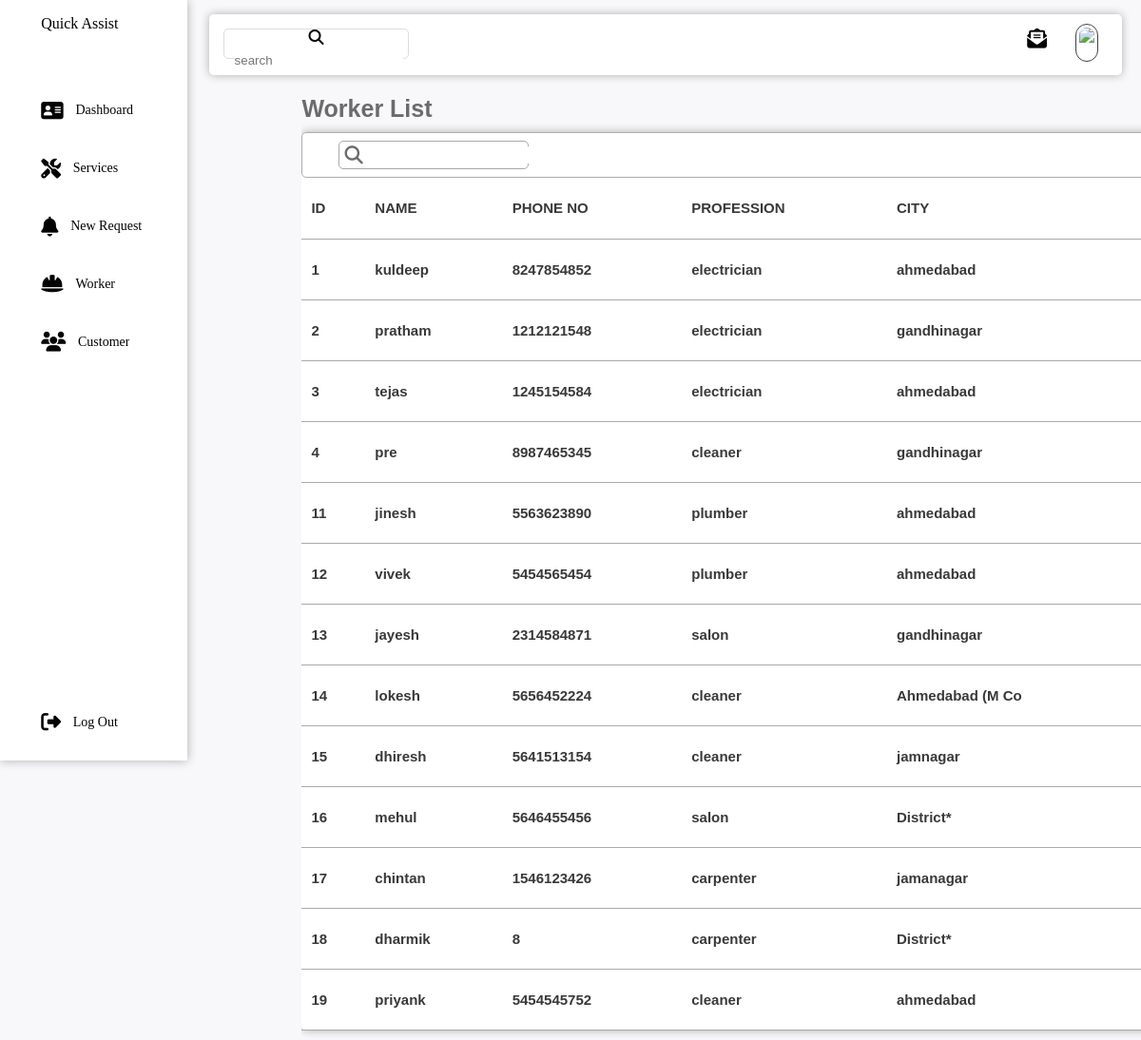
/worker.php, run on the app's committed database.
### tables this page shows
CREATE TABLE `worker` (
  `wor_id` int(5) NOT NULL,
  `wor_name` varchar(25) NOT NULL,
  `wor_email` varchar(30) NOT NULL,
  `wor_phno` varchar(13) NOT NULL,
  `profession` varchar(25) NOT NULL,
  `password` varchar(8) NOT NULL,
  `wor_city` varchar(15) NOT NULL,
  `wor_address` varchar(100) NOT NULL,
  `wor_image` varchar(150) NOT NULL
);

### worker.php (the view, shortened to what this page needs)
<?php require'head.php'?>
<!DOCTYPE html>
<html lang="en">
    <head>
        <link rel="stylesheet" href="admin.css">
    </head>
    <body>
        <main>
            <h4>Worker List<h4>
            <div class="tableview">
                <div class="heading">
                    <div class="tablesearchbox">
                        <i class="fa-solid fa-magnifying-glass"></i>
                        <input type="text" id="search" onkeyup="search()">
                    </div>
                </div>
                <div>
                    <table id="table">
                        <tr>
                            <td>ID</td>
                            <td>NAME</td>
                            <td>PHONE NO</td>
                            <td>PROFESSION</td>
                            <td>CITY</td>
                        </tr>
                        <?php
                            $sql = "SELECT * FROM worker";
                            $result = $conn->query($sql);
                            if($result->num_rows > 0){
                                while($row = $result->fetch_assoc())
                                {
                        ?>
                                    <tr>
                                        <td><?php echo $row['wor_id'];?></td>
                                        <td><?php echo $row['wor_name'];?></td>
                                        <td><?php echo $row['wor_phno'];?></td>
                                        <td><?php echo $row['profession'];?></td>
                                        <td><?php echo $row['wor_city'];?></td>
                                    </tr>
                        <?php
                                }
                            }
                        ?>
                    </table>
                </div>
            </div>
        </main>
    </body>
</html>

### admin.css (style rules this page uses)
* { margin: 0; padding:0; border: none; outline: none; box-sizing: border-box; }
body { display:flex; width: 100%; background-color: #f8f7fa; }
main { margin-top: 100px; margin-left:120px; width: 80%; font-family:sans-serif; font-size: 25px; color: rgb(107, 107, 107); overflow-x: hidden; }
.tableview { width: 1070px; margin: 10px 0px; box-shadow: 0px 0px 10px rgb(175, 173, 173); border-radius: 5px; background-color: white; }
.heading { display: flex; padding: 8px; border: solid 1px rgb(175, 173, 173); border-radius: 5px; }
.tablesearchbox { display: flex; border: solid 1px darkgray; padding: 5px; border-radius: 5px; height: 30px; margin-left: 30px; width: 200px; }
.tablesearchbox i { font-size:1.2rem; margin-right: 5px; }
table { width: 1060px; border-collapse: collapse; font-size: medium; color: rgb(58, 56, 56); }
table td { padding: 5px 10px; border-bottom: solid 1px darkgray; border-radius: 5px; margin-left: 5px; font-size: 15px; width: fit-content; height: 8vh; }

### data on the page
worker: wor_id "1", wor_name "kuldeep", wor_phno "8247854852", profession "electrician", wor_city "ahmedabad"
worker: wor_id "2", wor_name "pratham", wor_phno "1212121548", profession "electrician", wor_city "gandhinagar"
worker: wor_id "3", wor_name "tejas", wor_phno "1245154584", profession "electrician", wor_city "ahmedabad"
worker: wor_id "4", wor_name "pre", wor_phno "8987465345", profession "cleaner", wor_city "gandhinagar"
worker: wor_id "11", wor_name "jinesh", wor_phno "5563623890", profession "plumber", wor_city "ahmedabad"
worker: wor_id "12", wor_name "vivek", wor_phno "5454565454", profession "plumber", wor_city "ahmedabad"
worker: wor_id "13", wor_name "jayesh", wor_phno "2314584871", profession "salon", wor_city "gandhinagar"
worker: wor_id "14", wor_name "lokesh", wor_phno "5656452224", profession "cleaner", wor_city "Ahmedabad (M Co"
worker: wor_id "15", wor_name "dhiresh", wor_phno "5641513154", profession "cleaner", wor_city "jamnagar"
worker: wor_id "16", wor_name "mehul", wor_phno "5646455456", profession "salon", wor_city "District*"
worker: wor_id "17", wor_name "chintan", wor_phno "1546123426", profession "carpenter", wor_city "jamanagar"
worker: wor_id "18", wor_name "dharmik", wor_phno "8", profession "carpenter", wor_city "District*"
worker: wor_id "19", wor_name "priyank", wor_phno "5454545752", profession "cleaner", wor_city "ahmedabad"
